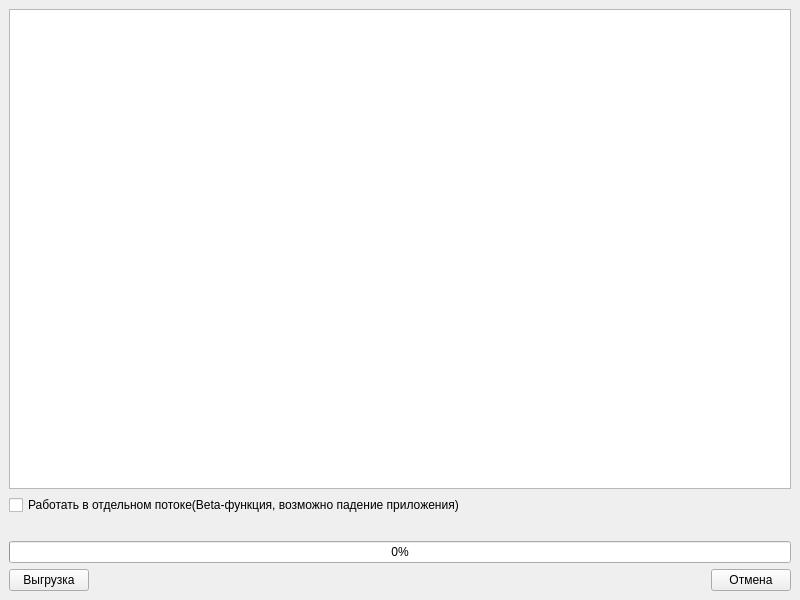
<?xml version="1.0" encoding="UTF-8"?>
<ui version="4.0">
 <class>MainWindow_police</class>
 <widget class="QMainWindow" name="MainWindow_police">
  <property name="geometry">
   <rect>
    <x>0</x>
    <y>0</y>
    <width>800</width>
    <height>600</height>
   </rect>
  </property>
  <property name="windowTitle">
   <string>MainWindow</string>
  </property>
  <widget class="QWidget" name="centralwidget">
   <layout class="QVBoxLayout" name="verticalLayout">
    <item>
     <widget class="QTableView" name="tableView"/>
    </item>
    <item>
     <widget class="QCheckBox" name="checkBox">
      <property name="toolTip">
       <string>&lt;html&gt;&lt;head/&gt;&lt;body&gt;&lt;p&gt;Позволяет работать с программой дальше пока идет процес&lt;/p&gt;&lt;/body&gt;&lt;/html&gt;</string>
      </property>
      <property name="text">
       <string>Работать в отдельном потоке(Beta-функция, возможно падение приложения)</string>
      </property>
     </widget>
    </item>
    <item>
     <widget class="QLabel" name="label">
      <property name="text">
       <string/>
      </property>
     </widget>
    </item>
    <item>
     <widget class="QProgressBar" name="progressBar">
      <property name="value">
       <number>0</number>
      </property>
     </widget>
    </item>
    <item>
     <layout class="QHBoxLayout" name="horizontalLayout">
      <item>
       <widget class="QPushButton" name="pushButton_load">
        <property name="text">
         <string>Выгрузка</string>
        </property>
       </widget>
      </item>
      <item>
       <spacer name="horizontalSpacer">
        <property name="orientation">
         <enum>Qt::Horizontal</enum>
        </property>
        <property name="sizeHint" stdset="0">
         <size>
          <width>40</width>
          <height>20</height>
         </size>
        </property>
       </spacer>
      </item>
      <item>
       <widget class="QPushButton" name="pushButton_cancel">
        <property name="text">
         <string>Отмена</string>
        </property>
       </widget>
      </item>
     </layout>
    </item>
   </layout>
  </widget>
 </widget>
 <resources/>
 <connections/>
</ui>
